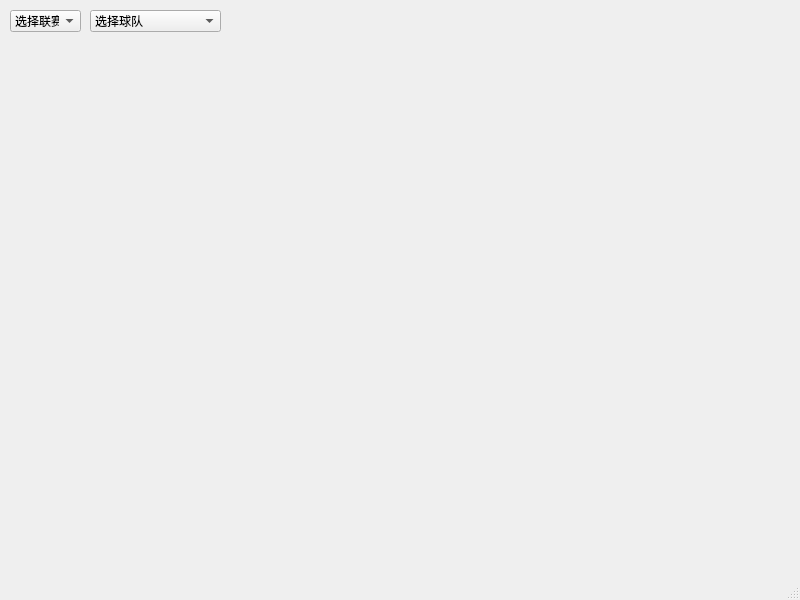
<?xml version="1.0" encoding="UTF-8"?>
<ui version="4.0">
 <class>MainWindow</class>
 <widget class="QMainWindow" name="MainWindow">
  <property name="geometry">
   <rect>
    <x>0</x>
    <y>0</y>
    <width>800</width>
    <height>600</height>
   </rect>
  </property>
  <property name="windowTitle">
   <string>MainWindow</string>
  </property>
  <widget class="QWidget" name="centralwidget">
   <widget class="QComboBox" name="comboBox">
    <property name="geometry">
     <rect>
      <x>10</x>
      <y>10</y>
      <width>71</width>
      <height>22</height>
     </rect>
    </property>
    <item>
     <property name="text">
      <string>选择联赛</string>
     </property>
    </item>
    <item>
     <property name="text">
      <string>英超</string>
     </property>
    </item>
    <item>
     <property name="text">
      <string>西甲</string>
     </property>
    </item>
    <item>
     <property name="text">
      <string>意甲</string>
     </property>
    </item>
    <item>
     <property name="text">
      <string>德甲</string>
     </property>
    </item>
    <item>
     <property name="text">
      <string>法甲</string>
     </property>
    </item>
    <item>
     <property name="text">
      <string>巴甲</string>
     </property>
    </item>
    <item>
     <property name="text">
      <string>荷甲</string>
     </property>
    </item>
    <item>
     <property name="text">
      <string>葡超</string>
     </property>
    </item>
    <item>
     <property name="text">
      <string>英冠</string>
     </property>
    </item>
    <item>
     <property name="text">
      <string>俄超</string>
     </property>
    </item>
    <item>
     <property name="text">
      <string>土超</string>
     </property>
    </item>
    <item>
     <property name="text">
      <string>阿甲</string>
     </property>
    </item>
    <item>
     <property name="text">
      <string>中超</string>
     </property>
    </item>
   </widget>
   <widget class="QComboBox" name="comboBox_2">
    <property name="geometry">
     <rect>
      <x>90</x>
      <y>10</y>
      <width>131</width>
      <height>22</height>
     </rect>
    </property>
    <item>
     <property name="text">
      <string>选择球队</string>
     </property>
    </item>
   </widget>
  </widget>
  <widget class="QMenuBar" name="menubar">
   <property name="geometry">
    <rect>
     <x>0</x>
     <y>0</y>
     <width>800</width>
     <height>23</height>
    </rect>
   </property>
  </widget>
  <widget class="QStatusBar" name="statusbar"/>
 </widget>
 <resources/>
 <connections/>
</ui>
